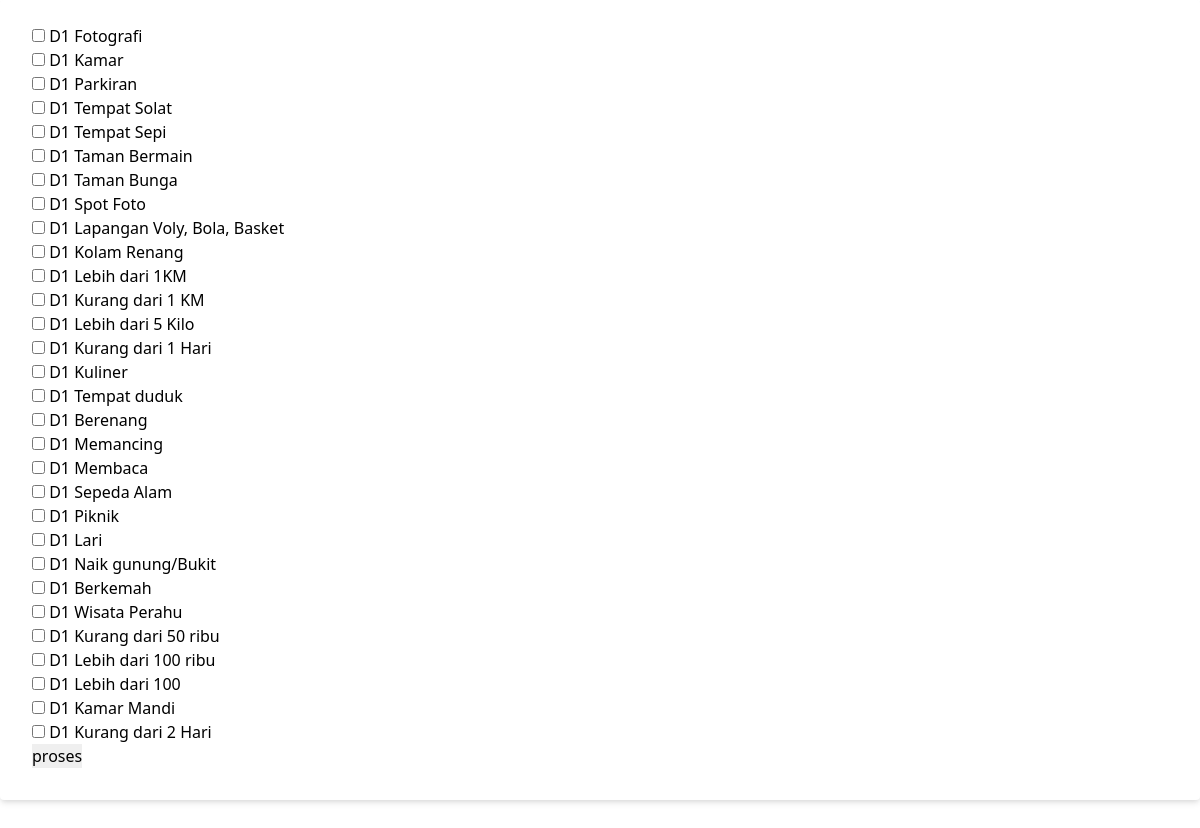
The page / on the database its author committed.
### tables this page shows
CREATE TABLE `ds_evidences` (
  `id` int(11) NOT NULL,
  `code` varchar(3) DEFAULT NULL,
  `name` varchar(30) DEFAULT NULL
);

### index.php (the view, shortened to what this page needs)
<?php
include 'config.php';
?>
<!DOCTYPE html>
<html lang="en">
<head>
    <link href="https://unpkg.com/tailwindcss@^1.0/dist/tailwind.min.css" rel="stylesheet">
</head>
<body>
<form method="post" class="bg-white shadow-md rounded px-8 pt-6 pb-8 mb-4 align-center">
<?php
$sqli="SELECT id, code, name FROM ds_evidences ORDER BY code ASC ";
$result=$db->query($sqli);
while($row=$result->fetch_object()){
    echo "<input type='checkbox' name='evidence[]' value='{$row->id}'"
         .(isset($_POST['evidence'])?(in_array($row->id,$_POST['evidence'])?" checked":""):"")
        ."> {$row->code} {$row->name}<br>";
}
?>
<input type="submit" value="proses">
</form>
<pre>
</body>
</html>

### rows shown on the page
ds_evidences: code "D1", name "Fotografi"
ds_evidences: code "D1", name "Kamar"
ds_evidences: code "D1", name "Parkiran"
ds_evidences: code "D1", name "Tempat Solat"
ds_evidences: code "D1", name "Tempat Sepi"
ds_evidences: code "D1", name "Taman Bermain"
ds_evidences: code "D1", name "Taman Bunga"
ds_evidences: code "D1", name "Spot Foto"
ds_evidences: code "D1", name "Lapangan Voly, Bola, Basket"
ds_evidences: code "D1", name "Kolam Renang"
ds_evidences: code "D1", name "Lebih dari 1KM"
ds_evidences: code "D1", name "Kurang dari 1 KM"
ds_evidences: code "D1", name "Lebih dari 5 Kilo"
ds_evidences: code "D1", name "Kurang dari 1 Hari"
ds_evidences: code "D1", name "Kuliner"
ds_evidences: code "D1", name "Tempat duduk"
ds_evidences: code "D1", name "Berenang"
ds_evidences: code "D1", name "Memancing"
ds_evidences: code "D1", name "Membaca"
ds_evidences: code "D1", name "Sepeda Alam"
ds_evidences: code "D1", name "Piknik"
ds_evidences: code "D1", name "Lari"
ds_evidences: code "D1", name "Naik gunung/Bukit"
ds_evidences: code "D1", name "Berkemah"
ds_evidences: code "D1", name "Wisata Perahu"
ds_evidences: code "D1", name "Kurang dari 50 ribu"
ds_evidences: code "D1", name "Lebih dari 100 ribu"
ds_evidences: code "D1", name "Lebih dari 100"
ds_evidences: code "D1", name "Kamar Mandi"
ds_evidences: code "D1", name "Kurang dari 2 Hari"
